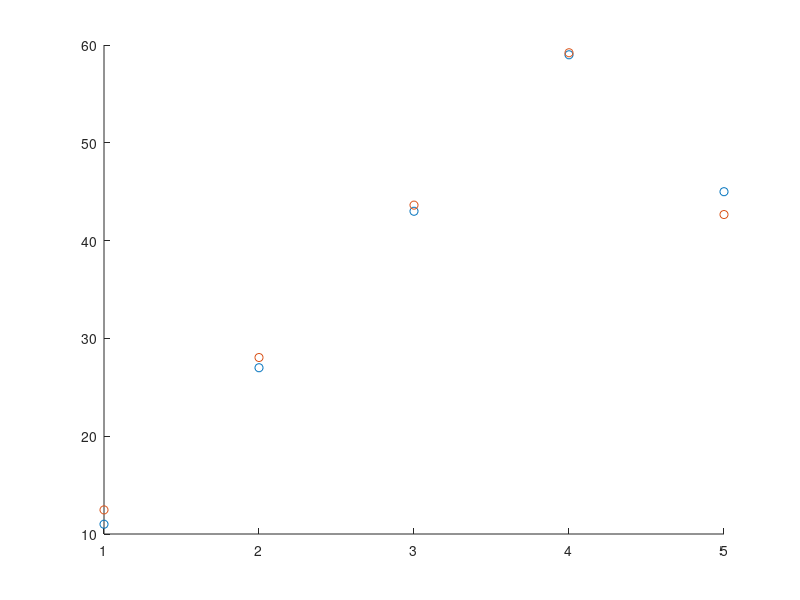
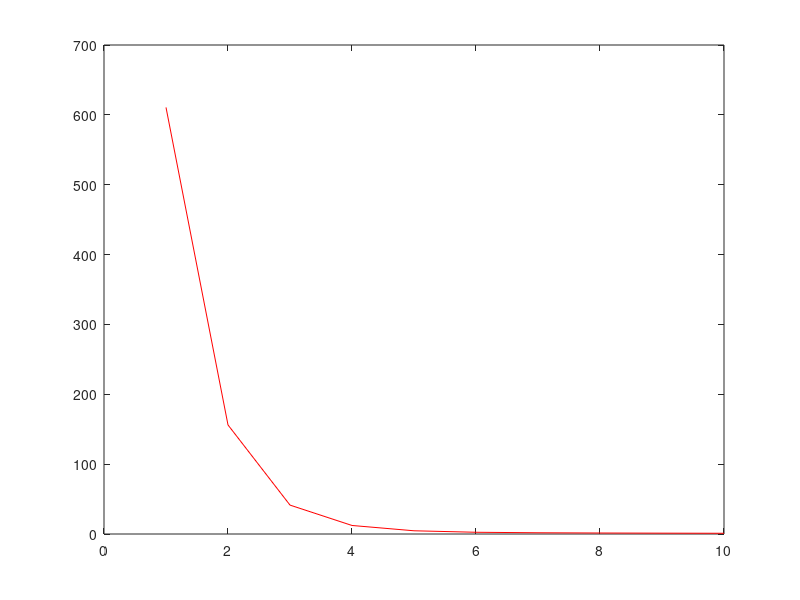

Recreate these plots in MATLAB, in order.
clc;
clear all;
data = load('input.csv');
X = data(:,[1:(size(data,2)-1)]);
Y = data(:,[size(data,2)]);
n = size(X,2);
m = length(Y);
Y = reshape(Y,m,1);
theta = rand(n+1,1);
disp(theta);

iter = 10;
Cost = zeros(iter,1);
X = [ones(m,1) X];

error = zeros(iter,1);
lr = 0.01;
for i = 1:iter
    temp = X*theta;
    
    theta = theta - (X'*(temp-Y)*lr/m);
    error(i) = ((temp-Y)'*(temp-Y))/2/m;
    
    if error(i) <= 0.0001
        break
    end
end

disp('Theta : ')
disp(theta);

disp('Errors : ')
disp(error);

%{
disp('Prediction : (1,11)')
d = [1,1,11];
disp(d*theta);

disp('Prediction : (11,1)')
d = [1,11,1];
disp(d*theta);

%}

figure;
d = X * theta
scatter([1:5],Y);
hold on;
scatter([1:5],d);

figure(2);
plot([1:iter],error,'color','r')



   


